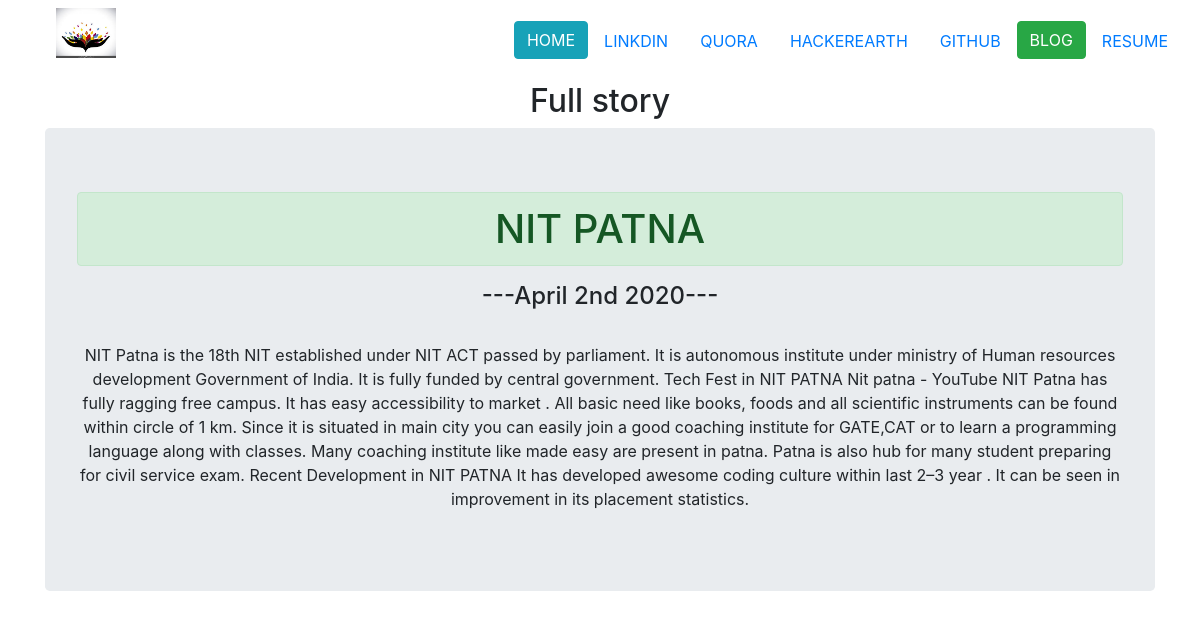
The app's page /blog/2/ with its own data.
### blog/models.py (models this page shows, shortened)
class project_blog(models.Model): # this class inherit from model class
		title=models.CharField(max_length=200) #in paranthesis we can specify words in title
		description=models.TextField(max_length=1000)
		date=models.DateField()
		""" , height_field=None, width_field=None, max_length=100 """

### blog/views.py (the view)
# urls.py: path('<int:blog_id>/', views.detail,name='detail'), # irst argument say that if anyone pass a integer a
def detail(request,blog_id): #blog_id is integer that is present after /blog/
	blog=get_object_or_404(project_blog,pk=blog_id) #project_blog is name of class and pk is primary key
	return render(request,'blog/detail.html',{'blog':blog})

### blog/templates/blog/detail.html
{% extends 'portfolia/base.html' %}
{% block content%}
			<h2>Full story</h2>
			<div class="jumbotron text-center">
			<h1 class="alert alert-success">{{blog.title}}</h1>
			<h4>---{{blog.date|date:"F jS Y"}}---</h4>
			<br>
			<p>{{blog.description|safe}}</p>
			</div>
{% endblock %}

### records on screen
project_blog: title "NIT PATNA", date "April 2nd 2020", description "NIT Patna is the 18th NIT established under NIT ACT passed by parliament. It is autonomous institute under ministry of Human resources development Government of India. It is fully funded by central government. Tech Fest in NIT PATNA Nit patna - YouTube NIT Patna has fully ragging free campus. It has easy accessibility to market . All basic need like books, foods and all scientific instruments can be found within circle of 1 km. Since it is situated in main city you can easily join a good coaching institute for GATE,CAT or to learn a programming language along with classes. Many coaching institute like made easy are present in patna. Patna is also hub for many student preparing for civil…"
